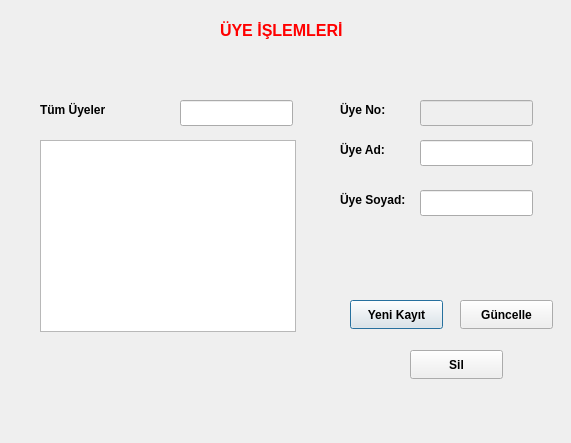
<?xml version="1.0" encoding="UTF-8"?>
<ui version="4.0">
 <class>uye_islemleri</class>
 <widget class="QDialog" name="uye_islemleri">
  <property name="geometry">
   <rect>
    <x>0</x>
    <y>0</y>
    <width>571</width>
    <height>443</height>
   </rect>
  </property>
  <property name="windowTitle">
   <string>Dialog</string>
  </property>
  <widget class="QLabel" name="label">
   <property name="geometry">
    <rect>
     <x>220</x>
     <y>20</y>
     <width>151</width>
     <height>20</height>
    </rect>
   </property>
   <property name="palette">
    <palette>
     <active>
      <colorrole role="WindowText">
       <brush brushstyle="SolidPattern">
        <color alpha="255">
         <red>255</red>
         <green>0</green>
         <blue>0</blue>
        </color>
       </brush>
      </colorrole>
     </active>
     <inactive>
      <colorrole role="WindowText">
       <brush brushstyle="SolidPattern">
        <color alpha="255">
         <red>255</red>
         <green>0</green>
         <blue>0</blue>
        </color>
       </brush>
      </colorrole>
     </inactive>
     <disabled/>
    </palette>
   </property>
   <property name="font">
    <font>
     <pointsize>12</pointsize>
     <bold>true</bold>
    </font>
   </property>
   <property name="text">
    <string>ÜYE İŞLEMLERİ</string>
   </property>
  </widget>
  <widget class="QPushButton" name="btn_yeni_kayit">
   <property name="geometry">
    <rect>
     <x>350</x>
     <y>300</y>
     <width>93</width>
     <height>29</height>
    </rect>
   </property>
   <property name="font">
    <font>
     <bold>true</bold>
    </font>
   </property>
   <property name="text">
    <string>Yeni Kayıt</string>
   </property>
  </widget>
  <widget class="QPushButton" name="btn_guncelle">
   <property name="geometry">
    <rect>
     <x>460</x>
     <y>300</y>
     <width>93</width>
     <height>29</height>
    </rect>
   </property>
   <property name="font">
    <font>
     <bold>true</bold>
    </font>
   </property>
   <property name="text">
    <string>Güncelle</string>
   </property>
  </widget>
  <widget class="QPushButton" name="btn_sil">
   <property name="geometry">
    <rect>
     <x>410</x>
     <y>350</y>
     <width>93</width>
     <height>29</height>
    </rect>
   </property>
   <property name="font">
    <font>
     <bold>true</bold>
    </font>
   </property>
   <property name="text">
    <string>Sil</string>
   </property>
  </widget>
  <widget class="QLabel" name="label_2">
   <property name="geometry">
    <rect>
     <x>340</x>
     <y>100</y>
     <width>63</width>
     <height>20</height>
    </rect>
   </property>
   <property name="font">
    <font>
     <bold>true</bold>
    </font>
   </property>
   <property name="text">
    <string>Üye No:</string>
   </property>
  </widget>
  <widget class="QLabel" name="label_3">
   <property name="geometry">
    <rect>
     <x>340</x>
     <y>140</y>
     <width>63</width>
     <height>20</height>
    </rect>
   </property>
   <property name="font">
    <font>
     <bold>true</bold>
    </font>
   </property>
   <property name="text">
    <string>Üye Ad:</string>
   </property>
  </widget>
  <widget class="QLabel" name="label_4">
   <property name="geometry">
    <rect>
     <x>340</x>
     <y>190</y>
     <width>91</width>
     <height>20</height>
    </rect>
   </property>
   <property name="font">
    <font>
     <bold>true</bold>
    </font>
   </property>
   <property name="text">
    <string>Üye Soyad:</string>
   </property>
  </widget>
  <widget class="QLabel" name="label_5">
   <property name="geometry">
    <rect>
     <x>40</x>
     <y>100</y>
     <width>111</width>
     <height>20</height>
    </rect>
   </property>
   <property name="font">
    <font>
     <bold>true</bold>
    </font>
   </property>
   <property name="text">
    <string>Tüm Üyeler</string>
   </property>
  </widget>
  <widget class="QTableView" name="tableView_uye">
   <property name="geometry">
    <rect>
     <x>40</x>
     <y>140</y>
     <width>256</width>
     <height>192</height>
    </rect>
   </property>
   <property name="font">
    <font>
     <bold>true</bold>
    </font>
   </property>
  </widget>
  <widget class="QLineEdit" name="ln_uye_no">
   <property name="enabled">
    <bool>false</bool>
   </property>
   <property name="geometry">
    <rect>
     <x>420</x>
     <y>100</y>
     <width>113</width>
     <height>26</height>
    </rect>
   </property>
   <property name="font">
    <font>
     <bold>true</bold>
    </font>
   </property>
  </widget>
  <widget class="QLineEdit" name="ln_ad">
   <property name="geometry">
    <rect>
     <x>420</x>
     <y>140</y>
     <width>113</width>
     <height>26</height>
    </rect>
   </property>
   <property name="font">
    <font>
     <bold>true</bold>
    </font>
   </property>
  </widget>
  <widget class="QLineEdit" name="ln_soyad">
   <property name="geometry">
    <rect>
     <x>420</x>
     <y>190</y>
     <width>113</width>
     <height>26</height>
    </rect>
   </property>
   <property name="font">
    <font>
     <bold>true</bold>
    </font>
   </property>
  </widget>
  <widget class="QLineEdit" name="ln_search">
   <property name="geometry">
    <rect>
     <x>180</x>
     <y>100</y>
     <width>113</width>
     <height>26</height>
    </rect>
   </property>
  </widget>
 </widget>
 <resources/>
 <connections/>
</ui>
